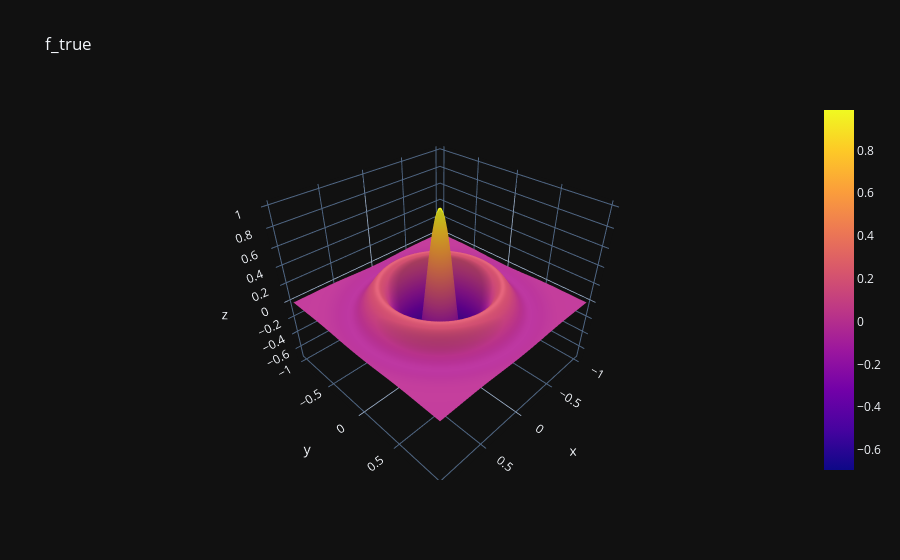

Notebook source saved alongside this figure:
### Code cell
def f_true(x, y):
    return np.cos(10*np.sqrt(x**2 + y**2))*np.exp(-4*(x**2 + y**2))

x_range = np.linspace(-1, 1, 100)
y_range = np.linspace(-1, 1, 100)
grid_x, grid_y = np.meshgrid(x_range, y_range)

#static plot
fig = plt.figure(figsize=(10, 7))
ax = fig.add_subplot(111, projection='3d')
ax.plot_surface(grid_x, grid_y, f_true(grid_x, grid_y), cmap='viridis')

ax.set_title('f_true')
plt.show()

# dynamic plot
import plotly.graph_objects as go

fig = go.Figure(data=[go.Surface(z=f_true(grid_x, grid_y), x=grid_x, y=grid_y)])
fig.update_layout(title='f_true', template="plotly_dark")
fig.show()

### Figure 1 — Plotly figure (JSON) as saved in the notebook; plotly's stock layout.template omitted (floating-point values rounded to 4 significant figures; data arrays with more than 128 entries replaced by an {"elided": "..."} marker saying what was removed)
{"data": [{"type": "surface", "x": {"elided": "100x100 float values"}, "y": {"elided": "100x100 float values"}, "z": {"elided": "100x100 float values"}}], "layout": {"title": {"text": "f_true"}}}
